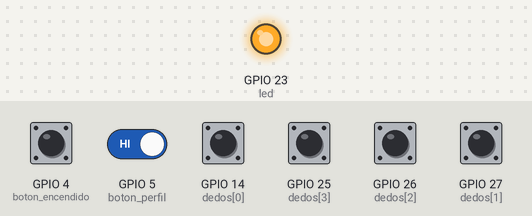
The program below on a simulated Raspberry Pi (BCM pin numbers). Shown: output pins drawn as LEDs (lit = HIGH). Dashed ring = blinking. The inputs (shaded band) are chosen by the test bench; at power-on: GPIO 4 (boton_encendido), GPIO 5 (boton_perfil), GPIO 14 (dedos[0]), GPIO 25 (dedos[3]), GPIO 26 (dedos[2]), GPIO 27 (dedos[1]) HIGH. Files that are not in the repository are absent; the clock reads 2024-03-15 10:24:30 at power-on unless the program sets it; speech is not drawn; the words are listed on the console; what the program prints to the terminal is not drawn.

Above: at 1.2 s.
1.3 s: GPIO 4 (boton_encendido) pulled LOW for 0.15 s
At 2.0 s:
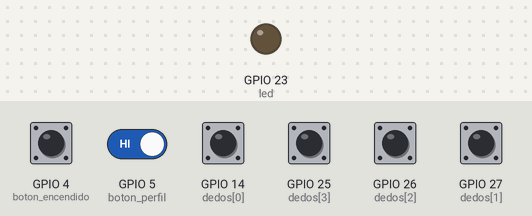
2.9 s: GPIO 4 (boton_encendido) pulled LOW for 1 s
At 3.2 s:
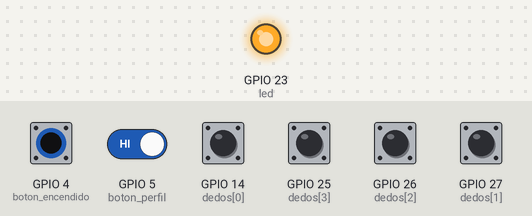
5.4 s: GPIO 4 (boton_encendido) driven LOW and GPIO 5 (boton_perfil) driven LOW
At 11.3 s:
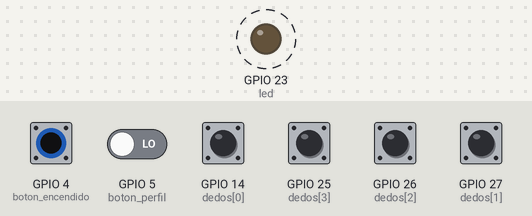
11.4 s: GPIO 4 (boton_encendido) driven HIGH
At 12.2 s:
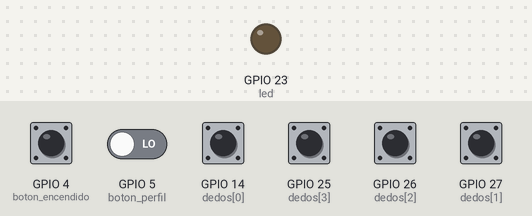
12.9 s: GPIO 4 (boton_encendido) driven LOW
At 13.3 s:
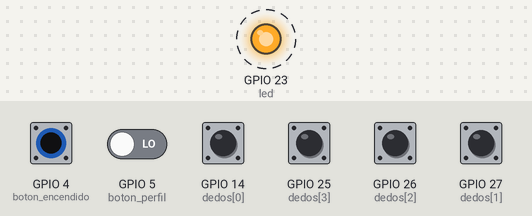
Timing chart, 0 to 16.9 s (numbered marks = the images above; inputs shaded):
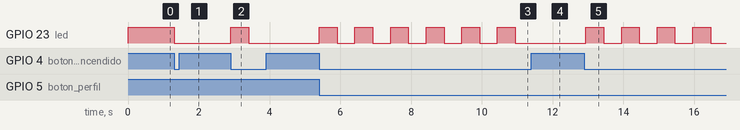

Measured:
- after the input at 1.3 s, GPIO 23 (led): HIGH → LOW at once
- after the input at 2.9 s, GPIO 23 (led): LOW → HIGH at once, → LOW 0.51 s later
- after the input at 5.4 s, GPIO 23 (led): alternates HIGH for 0.50 s and LOW for 0.50 s, starting at once
- after the input at 11.4 s, GPIO 23 (led): stays LOW (without the input it goes to HIGH after 0.04 s)
- after the input at 12.9 s, GPIO 23 (led): alternates HIGH for 0.50 s and LOW for 0.50 s, starting at once

The program:

techtalk.py
```python
import RPi.GPIO as GPIO
import pyttsx3
import json
import time

# ------------------ Pines GPIO ------------------ #
dedos = [14, 27, 26, 25]      # Pines de los dedos
boton_encendido = 4           # Botón de encendido
boton_perfil = 5              # Botón de cambio de perfil
led = 23                      # LED indicador

# ------------------ Variables de estado ------------------ #
sistema_activo = True
perfil_actual = 1
z_manual = 0  # <<<<<< Aquí defines el valor de Z manualmente: prueba con 7, 0 o -10
frases = {}

# ------------------ Inicializar voz ------------------ #
try:
    voz = pyttsx3.init()
    voz.setProperty('rate', 150)
    voz.setProperty('volume', 1)
    usar_voz = True
except Exception as e:
    print("pyttsx3 no está disponible o falló. Usando solo print().")
    usar_voz = False

# ------------------ Cargar JSON ------------------ #
def cargar_frases():
    global frases
    try:
        with open('frases_extendido.json', 'r') as f:
            frases = json.load(f)
        print("✅ Frases cargadas correctamente.")
    except Exception as e:
        print("❌ Error al cargar frases:", e)
        frases = {}

# ------------------ Obtener código ------------------ #
def obtener_codigo():
    codigo = ''
    for pin in dedos:
        presionado = GPIO.input(pin) == GPIO.LOW
        codigo += '1' if presionado else '0'

    if z_manual <= -7:
        codigo += 'I'
    elif z_manual >= 7:
        codigo += 'S'
    else:
        codigo += 'N'
    return codigo

# ------------------ Decir o imprimir frase ------------------ #
def decir(frase):
    print(f"🗣️ Frase: {frase}")
    if usar_voz:
        voz.say(frase)
        voz.runAndWait()

# ------------------ Configuración GPIO ------------------ #
GPIO.setmode(GPIO.BCM)

for pin in dedos:
    GPIO.setup(pin, GPIO.IN, pull_up_down=GPIO.PUD_UP)

GPIO.setup(boton_encendido, GPIO.IN, pull_up_down=GPIO.PUD_UP)
GPIO.setup(boton_perfil, GPIO.IN, pull_up_down=GPIO.PUD_UP)
GPIO.setup(led, GPIO.OUT)

GPIO.output(led, GPIO.HIGH)

# ------------------ Cargar datos iniciales ------------------ #
cargar_frases()
print("🔁 Sistema iniciado. Presiona botón de encendido para pausar/activar.")

ultimo_encendido = 0
ultimo_perfil = 0

try:
    while True:
        ahora = time.time()

        # --------- Botón de encendido --------- #
        if GPIO.input(boton_encendido) == GPIO.LOW and ahora - ultimo_encendido > 0.5:
            sistema_activo = not sistema_activo
            GPIO.output(led, GPIO.HIGH if sistema_activo else GPIO.LOW)
            print("✅ Sistema Activado" if sistema_activo else "⛔ Sistema Desactivado")
            ultimo_encendido = ahora

        if not sistema_activo:
            time.sleep(0.1)
            continue

        # --------- Botón de perfil --------- #
        if GPIO.input(boton_perfil) == GPIO.LOW and ahora - ultimo_perfil > 0.5:
            perfil_actual += 1
            clave = f"perfil{perfil_actual}"
            if clave not in frases:
                perfil_actual = 1
            print(f"🎚️ Perfil actual: {perfil_actual}")
            ultimo_perfil = ahora

        # --------- Leer combinación de dedos --------- #
        codigo = obtener_codigo()
        if not codigo.startswith("0000") and codigo[-1] in ['S', 'N', 'I']:
            clave = f"perfil{perfil_actual}"
            if codigo in frases.get(clave, {}):
                decir(frases[clave][codigo])
                time.sleep(0.5)
            else:
                print(f"❓ Código no encontrado: {codigo}")
                time.sleep(0.3)

except KeyboardInterrupt:
    print("⏹️ Programa interrumpido.")
    GPIO.cleanup()
```
